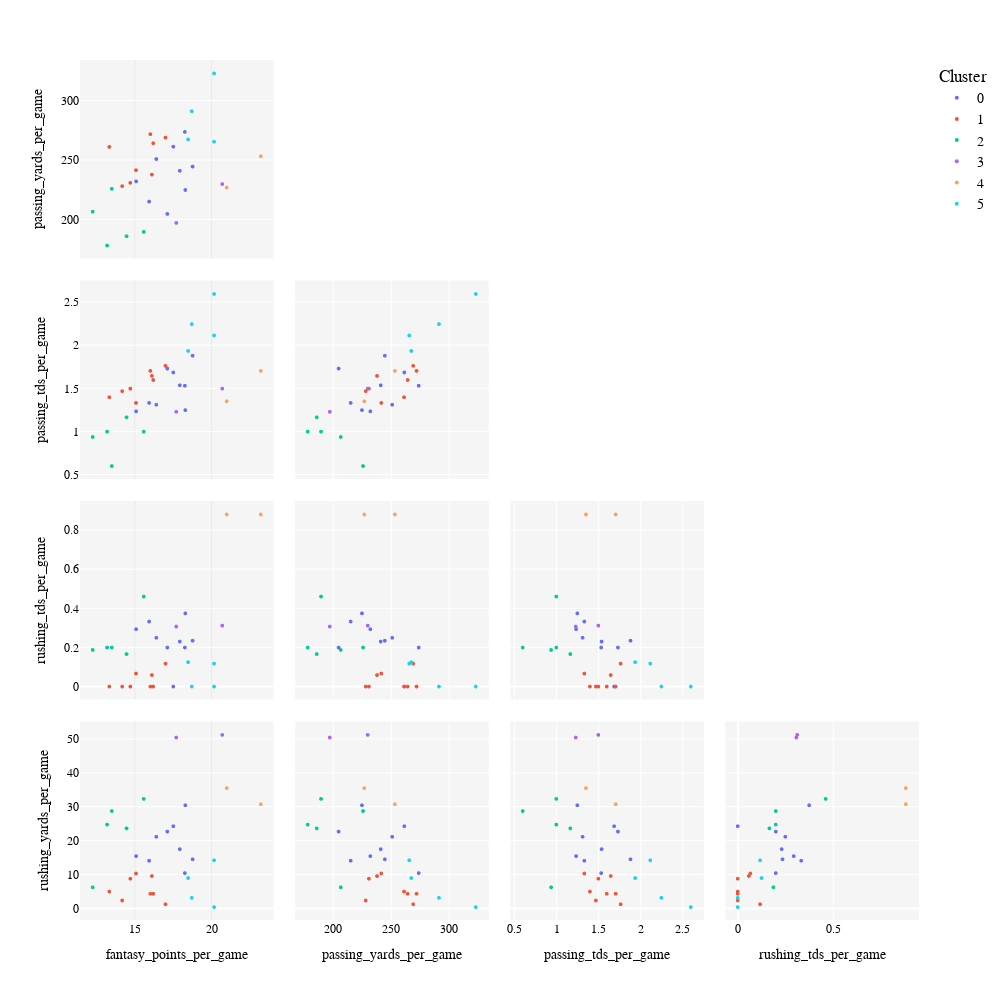

The code cell stored with this chart in its notebook:
### Code cell
create_cluster_plot(df_cluster, cluster_ranking, subset_cols,
                    save_path=save_path, font_size=12, marker_size=4, diagonal_is_visible=False,
                    width=1000, height=1000, showupperhalf=False, legend_size=14)

### Figure 1 — Plotly figure (JSON) as saved in the notebook; plotly's stock layout.template omitted (floating-point values rounded to 4 significant figures)
{"data": [{"diagonal": {"visible": false}, "dimensions": [{"axis": {"matches": true}, "label": "fantasy_points_per_game", "values": [16.41, 17.51, 15.94, 17.94, 18.27, 15.09, 18.3, 18.77, 17.13]}, {"axis": {"matches": true}, "label": "passing_yards_per_game", "values": [251, 261.4, 215.1, 241.1, 273.9, 232.1, 224.9, 244.6, 204.7]}, {"axis": {"matches": true}, "label": "passing_tds_per_game", "values": [1.312, 1.688, 1.333, 1.538, 1.533, 1.235, 1.25, 1.882, 1.733]}, {"axis": {"matches": true}, "label": "rushing_tds_per_game", "values": [0.25, 0, 0.3333, 0.2308, 0.2, 0.2941, 0.375, 0.2353, 0.2]}, {"axis": {"matches": true}, "label": "rushing_yards_per_game", "values": [21.19, 24.31, 14.11, 17.54, 10.47, 15.47, 30.5, 14.53, 22.73]}], "hovertemplate": "<b>%{hovertext}</b><br><br>Cluster=0<br>%{xaxis.title.text}=%{x}<br>%{yaxis.title.text}=%{y}<extra></extra>", "hovertext": ["Gardner Minshew", "Taylor Heinicke", "Nick Mullens", "Easton Stick", "Derek Carr", "Deshaun Watson", "Joe Burrow", "Geno Smith", "Sam Howell"], "legendgroup": "0", "marker": {"color": "#636efa", "size": 4, "symbol": "circle"}, "name": "0", "showlegend": true, "showupperhalf": false, "type": "splom"}, {"diagonal": {"visible": false}, "dimensions": [{"axis": {"matches": true}, "label": "fantasy_points_per_game", "values": [14.72, 15.08, 17.01, 13.35, 16.02, 16.12, 16.21, 14.18]}, {"axis": {"matches": true}, "label": "passing_yards_per_game", "values": [230.9, 241.6, 269.1, 261.2, 272, 237.9, 264.3, 228.1]}, {"axis": {"matches": true}, "label": "passing_tds_per_game", "values": [1.5, 1.333, 1.765, 1.4, 1.706, 1.647, 1.6, 1.471]}, {"axis": {"matches": true}, "label": "rushing_tds_per_game", "values": [0, 0.06667, 0.1176, 0, 0, 0.05882, 0, 0]}, {"axis": {"matches": true}, "label": "rushing_yards_per_game", "values": [8.8, 10.33, 1.235, 5, 4.353, 9.588, 4.333, 2.353]}], "hovertemplate": "<b>%{hovertext}</b><br><br>Cluster=1<br>%{xaxis.title.text}=%{x}<br>%{yaxis.title.text}=%{y}<extra></extra>", "hovertext": ["Russell Wilson", "Jared Goff", "Matthew Stafford", "Trevor Lawrence", "Tua Tagovailoa", "Baker Mayfield", "Jake Browning", "Joshua Dobbs"], "legendgroup": "1", "marker": {"color": "#EF553B", "size": 4, "symbol": "circle"}, "name": "1", "showlegend": true, "showupperhalf": false, "type": "splom"}, {"diagonal": {"visible": false}, "dimensions": [{"axis": {"matches": true}, "label": "fantasy_points_per_game", "values": [12.26, 14.47, 13.2, 13.51, 15.59]}, {"axis": {"matches": true}, "label": "passing_yards_per_game", "values": [206.6, 185.8, 178, 225.8, 189.5]}, {"axis": {"matches": true}, "label": "passing_tds_per_game", "values": [0.9375, 1.167, 1, 0.6, 1]}, {"axis": {"matches": true}, "label": "rushing_tds_per_game", "values": [0.1875, 0.1667, 0.2, 0.2, 0.4615]}, {"axis": {"matches": true}, "label": "rushing_yards_per_game", "values": [6.25, 23.67, 24.8, 28.8, 32.38]}], "hovertemplate": "<b>%{hovertext}</b><br><br>Cluster=2<br>%{xaxis.title.text}=%{x}<br>%{yaxis.title.text}=%{y}<extra></extra>", "hovertext": ["C.J. Stroud", "Justin Herbert", "Kyler Murray", "Patrick Mahomes", "Justin Fields"], "legendgroup": "2", "marker": {"color": "#00cc96", "size": 4, "symbol": "circle"}, "name": "2", "showlegend": true, "showupperhalf": false, "type": "splom"}, {"diagonal": {"visible": false}, "dimensions": [{"axis": {"matches": true}, "label": "fantasy_points_per_game", "values": [17.71, 20.7]}, {"axis": {"matches": true}, "label": "passing_yards_per_game", "values": [197.1, 229.9]}, {"axis": {"matches": true}, "label": "passing_tds_per_game", "values": [1.231, 1.5]}, {"axis": {"matches": true}, "label": "rushing_tds_per_game", "values": [0.3077, 0.3125]}, {"axis": {"matches": true}, "label": "rushing_yards_per_game", "values": [50.54, 51.31]}], "hovertemplate": "<b>%{hovertext}</b><br><br>Cluster=3<br>%{xaxis.title.text}=%{x}<br>%{yaxis.title.text}=%{y}<extra></extra>", "hovertext": ["Brock Purdy", "Kirk Cousins"], "legendgroup": "3", "marker": {"color": "#ab63fa", "size": 4, "symbol": "circle"}, "name": "3", "showlegend": true, "showupperhalf": false, "type": "splom"}, {"diagonal": {"visible": false}, "dimensions": [{"axis": {"matches": true}, "label": "fantasy_points_per_game", "values": [20.99, 23.21]}, {"axis": {"matches": true}, "label": "passing_yards_per_game", "values": [226.9, 253.3]}, {"axis": {"matches": true}, "label": "passing_tds_per_game", "values": [1.353, 1.706]}, {"axis": {"matches": true}, "label": "rushing_tds_per_game", "values": [0.8824, 0.8824]}, {"axis": {"matches": true}, "label": "rushing_yards_per_game", "values": [35.59, 30.82]}], "hovertemplate": "<b>%{hovertext}</b><br><br>Cluster=4<br>%{xaxis.title.text}=%{x}<br>%{yaxis.title.text}=%{y}<extra></extra>", "hovertext": ["Jordan Love", "Dak Prescott"], "legendgroup": "4", "marker": {"color": "#FFA15A", "size": 4, "symbol": "circle"}, "name": "4", "showlegend": true, "showupperhalf": false, "type": "splom"}, {"diagonal": {"visible": false}, "dimensions": [{"axis": {"matches": true}, "label": "fantasy_points_per_game", "values": [20.17, 18.48, 18.72, 20.17]}, {"axis": {"matches": true}, "label": "passing_yards_per_game", "values": [265.6, 267.5, 291.4, 323.2]}, {"axis": {"matches": true}, "label": "passing_tds_per_game", "values": [2.118, 1.938, 2.25, 2.6]}, {"axis": {"matches": true}, "label": "rushing_tds_per_game", "values": [0.1176, 0.125, 0, 0]}, {"axis": {"matches": true}, "label": "rushing_yards_per_game", "values": [14.24, 9, 3.125, 0.4]}], "hovertemplate": "<b>%{hovertext}</b><br><br>Cluster=5<br>%{xaxis.title.text}=%{x}<br>%{yaxis.title.text}=%{y}<extra></extra>", "hovertext": ["Jalen Hurts", "Joe Flacco", "Lamar Jackson", "Josh Allen"], "legendgroup": "5", "marker": {"color": "#19d3f3", "size": 4, "symbol": "circle"}, "name": "5", "showlegend": true, "showupperhalf": false, "type": "splom"}], "layout": {"dragmode": "select", "font": {"color": "black", "family": "Courier New, monospace", "size": 12}, "height": 1000, "legend": {"font": {"size": 14}, "title": {"text": "Cluster"}, "tracegroupgap": 0}, "margin": {"t": 60}, "paper_bgcolor": "rgba(0,0,0,0)", "plot_bgcolor": "rgba(245, 245, 245, 1)", "showlegend": true, "width": 1000, "xaxis": {"gridcolor": "rgba(200, 200, 200, 0.5)", "gridwidth": 0.5, "showgrid": true}, "yaxis": {"gridcolor": "rgba(200, 200, 200, 0.5)", "gridwidth": 0.5, "showgrid": true}}}
